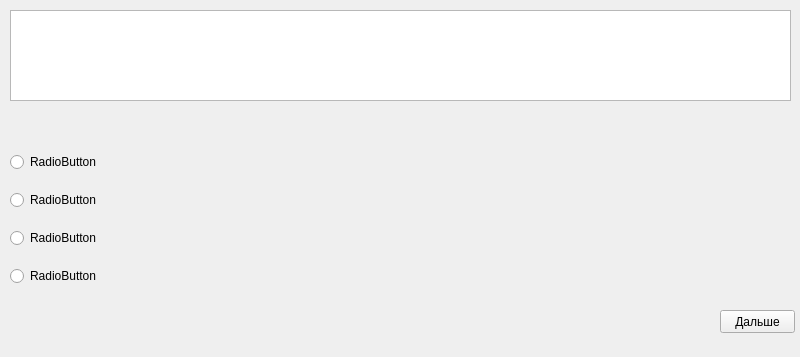
<?xml version="1.0" encoding="UTF-8"?>
<ui version="4.0">
 <class>QUWindow</class>
 <widget class="QMainWindow" name="QUWindow">
  <property name="geometry">
   <rect>
    <x>0</x>
    <y>0</y>
    <width>800</width>
    <height>357</height>
   </rect>
  </property>
  <property name="minimumSize">
   <size>
    <width>800</width>
    <height>357</height>
   </size>
  </property>
  <property name="maximumSize">
   <size>
    <width>800</width>
    <height>357</height>
   </size>
  </property>
  <property name="windowTitle">
   <string>MainWindow</string>
  </property>
  <widget class="QWidget" name="centralwidget">
   <widget class="QTextEdit" name="QUtext">
    <property name="geometry">
     <rect>
      <x>10</x>
      <y>10</y>
      <width>781</width>
      <height>91</height>
     </rect>
    </property>
    <property name="minimumSize">
     <size>
      <width>781</width>
      <height>91</height>
     </size>
    </property>
    <property name="maximumSize">
     <size>
      <width>781</width>
      <height>91</height>
     </size>
    </property>
    <property name="readOnly">
     <bool>true</bool>
    </property>
   </widget>
   <widget class="QPushButton" name="nextButton">
    <property name="geometry">
     <rect>
      <x>720</x>
      <y>310</y>
      <width>75</width>
      <height>23</height>
     </rect>
    </property>
    <property name="text">
     <string>Дальше</string>
    </property>
   </widget>
   <widget class="QWidget" name="">
    <property name="geometry">
     <rect>
      <x>10</x>
      <y>140</y>
      <width>781</width>
      <height>161</height>
     </rect>
    </property>
    <layout class="QVBoxLayout" name="verticalLayout">
     <item>
      <widget class="QRadioButton" name="radioButton">
       <property name="text">
        <string>RadioButton</string>
       </property>
      </widget>
     </item>
     <item>
      <widget class="QRadioButton" name="radioButton_2">
       <property name="text">
        <string>RadioButton</string>
       </property>
      </widget>
     </item>
     <item>
      <widget class="QRadioButton" name="radioButton_3">
       <property name="text">
        <string>RadioButton</string>
       </property>
      </widget>
     </item>
     <item>
      <widget class="QRadioButton" name="radioButton_4">
       <property name="text">
        <string>RadioButton</string>
       </property>
      </widget>
     </item>
    </layout>
   </widget>
  </widget>
  <widget class="QMenuBar" name="menubar">
   <property name="geometry">
    <rect>
     <x>0</x>
     <y>0</y>
     <width>800</width>
     <height>21</height>
    </rect>
   </property>
  </widget>
 </widget>
 <resources/>
 <connections/>
</ui>
